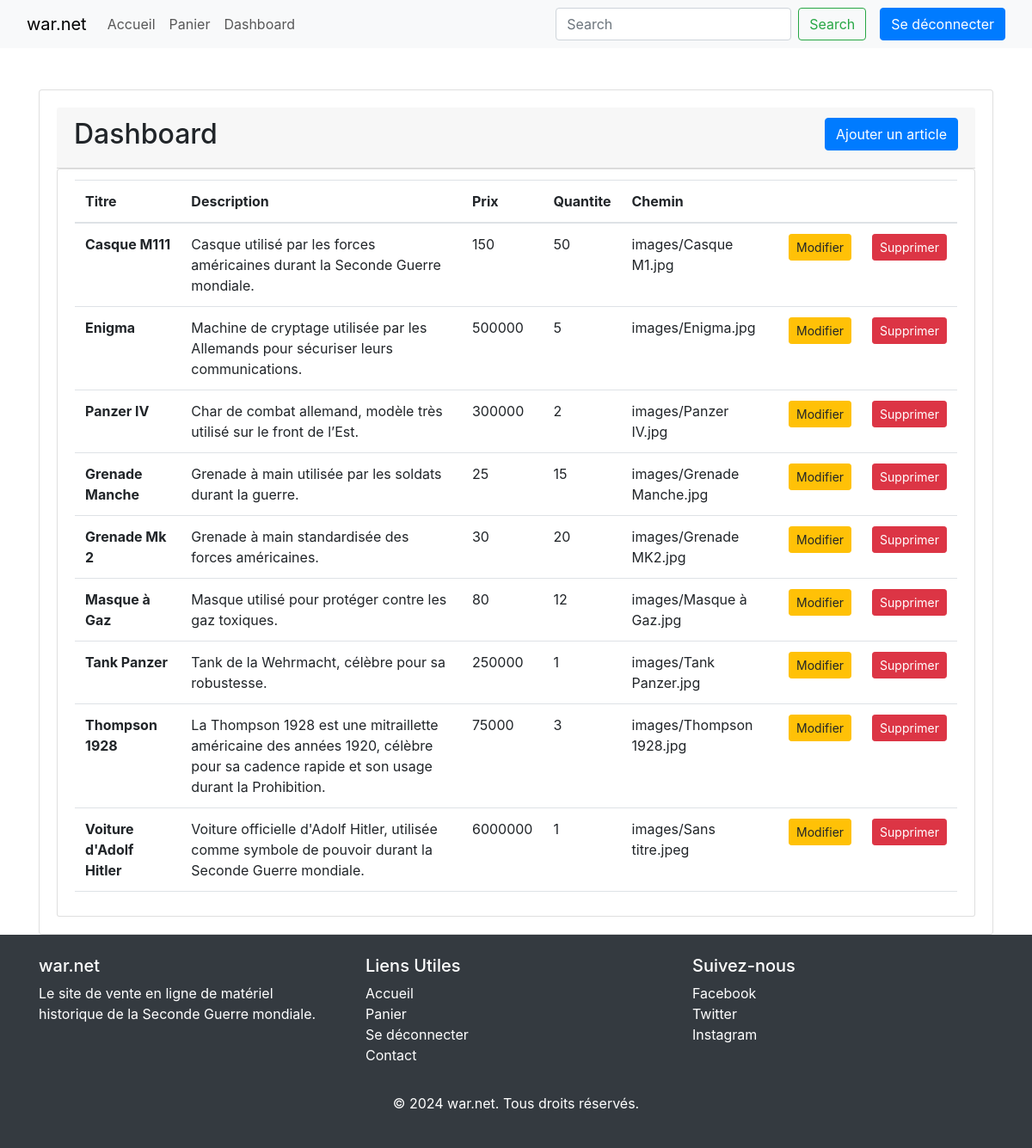
Before: /dashboard.php (signed in) with the older database file.
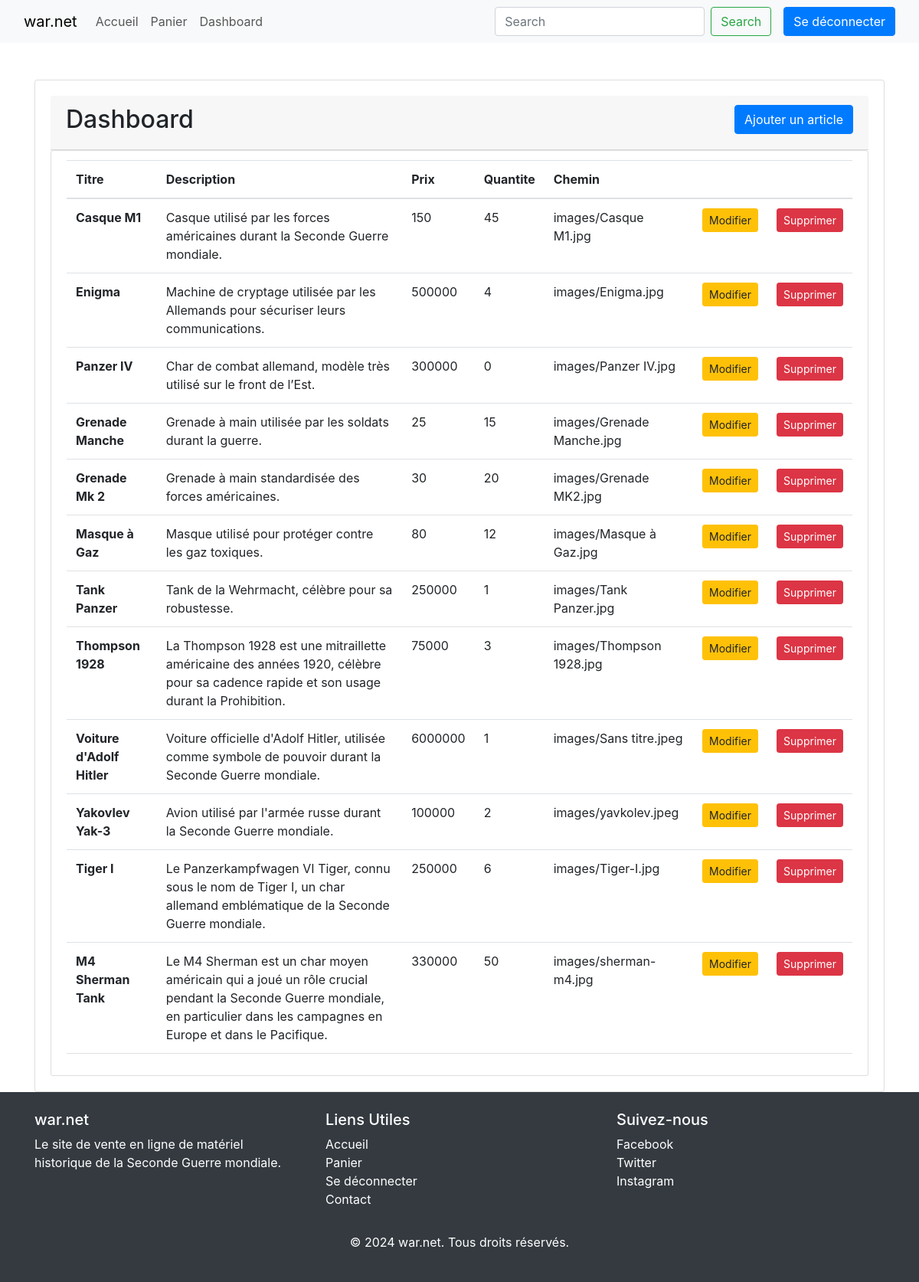
After: the same page with the newer database file.
### tables this page shows
CREATE TABLE IF NOT EXISTS `article` (
  `id` int NOT NULL AUTO_INCREMENT,
  `titre` varchar(255) DEFAULT NULL,
  `description` text,
  `descriptionLongue` text,
  `prix` decimal(10,2) NOT NULL,
  `imageId` int DEFAULT NULL,
  `categorieId` int DEFAULT NULL,
  `quantiteDispo` int NOT NULL DEFAULT '0',
  PRIMARY KEY (`id`),
  KEY `imageId` (`imageId`),
  KEY `categorieId` (`categorieId`)
);

CREATE TABLE IF NOT EXISTS `image` (
  `id` int NOT NULL AUTO_INCREMENT,
  `chemin` varchar(255) DEFAULT NULL,
  `alt` varchar(255) DEFAULT NULL,
  PRIMARY KEY (`id`)
);

### dashboard.php (the view, shortened to what this page needs)
<?php
require_once('fonctions.php');
?>
<!DOCTYPE html>
<html lang="en">
<head>
    <link rel="stylesheet" href="node_modules\bootstrap\dist\css\bootstrap.css">
    <link href="https://cdn.jsdelivr.net/npm/bootstrap@5.3.0/dist/css/bootstrap.min.css" rel="stylesheet">
    <link rel="stylesheet" href="https://cdn.jsdelivr.net/npm/bootstrap@4.6.2/dist/css/bootstrap.min.css">
</head>
<body>
    <?php genererNav(); ?>
    <div class="container mt-5">
        <div id="main" class="card card-body">
            <div class="card-header d-flex justify-content-between">
                <h2 class="title d-md-inline-flex">Dashboard</h2>
                <button type="button" class="btn btn-primary d-md-inline-flex mb-2" onclick="window.location.href='ajout-materiel.php'">Ajouter un article</button>
            </div>
            <ul id="items" class="list-group">
                <li class="list-group-item">
                    <table class="table">
                        <thead>
                            <tr>
                                <th>Titre</th>
                                <th>Description</th>
                                <th>Prix</th>
                                <th>Quantite</th>
                                <th>Chemin</th>
                                <th></th>
                                <th></th>
                            </tr>
                        </thead>
                        <tbody>
                            <?php
                            $conn = connectionBD();
                            mysqli_set_charset($conn, "utf8mb4");
                            $sql = "SELECT Article.id, Article.titre, Article.description, Article.prix, Article.quantiteDispo, Image.chemin, Image.alt, Categorie.nom AS categorie
                            FROM Article
                            LEFT JOIN Image ON Article.imageId = Image.id
                            LEFT JOIN Categorie ON Article.categorieId = Categorie.id; ";
                            $result = $conn->query($sql);
                            ?>
                            <?php
                            foreach ($result as $article) { ?>
                                <tr>
                                    <th scope="row"><?= $article['titre'] ?></th>
                                    <td><?= $article['description'] ?></td>
                                    <td><?= $article['prix'] * 1 ?></td>
                                    <td><?= $article['quantiteDispo'] ?></td>
                                    <td><?= $article['chemin'] ?></td>
                                    <td> <button type="button " class="btn btn-warning btn-sm float-right btnModifier" data-bs-toggle="modal" data-bs-target="#fenetreModale-<?= $article['id'] ?>" data-id="<?= $article['id'] ?>">Modifier</button> </td>
                                    <td> <button class="btn btn-danger btn-sm float-right btnSupprimer" data-id="<?= $article['id'] ?>">Supprimer</button> </td>
                                </tr>
                            <?php
                            }
                            ?>
                        </tbody>
                    </table>
            </ul>
        </div>
    </div>
    <?php genererFooter(); ?>
</body>
</html>

### fonctions.php (shortened to what this page needs)
<?php
function genererNav() {
    echo '
    <nav class="navbar navbar-expand-lg bg-body-tertiary">
        <div class="container-fluid">
            <button class="navbar-toggler" type="button" data-bs-toggle="collapse" data-bs-target="#navbarTogglerDemo01" aria-controls="navbarTogglerDemo01" aria-expanded="false" aria-label="Toggle navigation">
                <span class="navbar-toggler-icon"></span>
            </button>
            <div class="collapse navbar-collapse" id="navbarTogglerDemo01">
                <a class="navbar-brand" href="index.php">war.net</a>
                <ul class="navbar-nav me-auto mb-2 mb-lg-0">
                    <li class="nav-item">
                        <a class="nav-link selected" aria-current="page" href="index.php">Accueil</a>
                    </li>
                    <li class="nav-item">
                        <a class="nav-link" href="panier.php">Panier</a>
                    </li>';
    if (isset($_SESSION['login']) && isset($_SESSION['pwd'])) {
        echo '
                    <li class="nav-item">
                        <a class="nav-link" href="dashboard.php">Dashboard</a>
                    </li>';
    }
    echo '
                </ul>
                <form class="d-flex" role="search">
                    <input class="form-control me-2" type="search" placeholder="Search" aria-label="Search">
                    <button class="btn btn-outline-success" type="submit">Search</button>
                </form>';
    if (isset($_SESSION['login']) && isset($_SESSION['pwd'])) {
        echo '
                <a href="logout.php" class="btn btn-primary ms-3" tabindex="-1" role="button" aria-disabled="true">Se déconnecter</a>';
    } else {
        echo '
                <a href="login.html" class="btn btn-primary ms-3" tabindex="-1" role="button" aria-disabled="true">Se connecter</a>';
    }
    echo '
            </div>
        </div>
    </nav>';
}
function genererFooter() {
    echo '<footer class="bg-dark text-white py-4">
    <div class="container">
        <div class="row">
            <div class="col-md-4">
                <h5>war.net</h5>
                <p>Le site de vente en ligne de matériel historique de la Seconde Guerre mondiale.</p>
            </div>
            <div class="col-md-4">
                <h5>Liens Utiles</h5>
                <ul class="list-unstyled">
                    <li><a href="index.php" class="text-white">Accueil</a></li>
                    <li><a href="panier.php" class="text-white">Panier</a></li>';
                    if (isset($_SESSION['login']) && isset($_SESSION['pwd'])) {
                        echo '
                                <li><a href="logout.php" class="text-white">Se déconnecter</a></li>';
                    } else {
                        echo '
                                <li><a href="login.html" class="text-white">Se connecter</a></li>';
                    }
                    echo '<li><a href="contact.php" class="text-white">Contact</a></li>
                </ul>
            </div>
            <div class="col-md-4">
                <h5>Suivez-nous</h5>
                <a href="#" class="text-white me-2"><i class="fab fa-facebook-f"></i> Facebook</a><br>
                <a href="#" class="text-white me-2"><i class="fab fa-twitter"></i> Twitter</a><br>
                <a href="#" class="text-white"><i class="fab fa-instagram"></i> Instagram</a>
            </div>
        </div>
        <div class="row mt-3">
            <div class="col text-center">
                <p>&copy; 2024 war.net. Tous droits réservés.</p>
            </div>
        </div>
    </div>
    </footer>';
}

Changed rows visible on the page:
changed article "Casque utilisé par les forces américaines durant la Seconde Guerre mondiale.": titre "Casque M111" → "Casque M1"; quantiteDispo "50" → "45"
changed article "Enigma": quantiteDispo "5" → "4"
changed article "Panzer IV": quantiteDispo "2" → "0"
added article: titre "Yakovlev Yak-3", description "Avion utilisé par l'armée russe durant la Seconde Guerre mondiale.", $article['prix']*1 "100000", quantiteDispo "2", imageId.chemin "images/yavkolev.jpeg"
added article: titre "Tiger I", description "Le Panzerkampfwagen VI Tiger, connu sous le nom de Tiger I, un char allemand emblématique de la Seconde Guerre mondiale.", $article['prix']*1 "250000", quantiteDispo "6", imageId.chemin "images/Tiger-I.jpg"
added article: titre "M4 Sherman Tank", description "Le M4 Sherman est un char moyen américain qui a joué un rôle crucial pendant la Seconde Guerre mondiale, en particulier dans les campagnes en Europe et dans le Pacifique.", $article['prix']*1 "330000", quantiteDispo "50", imageId.chemin "images/sherman-m4.jpg"
